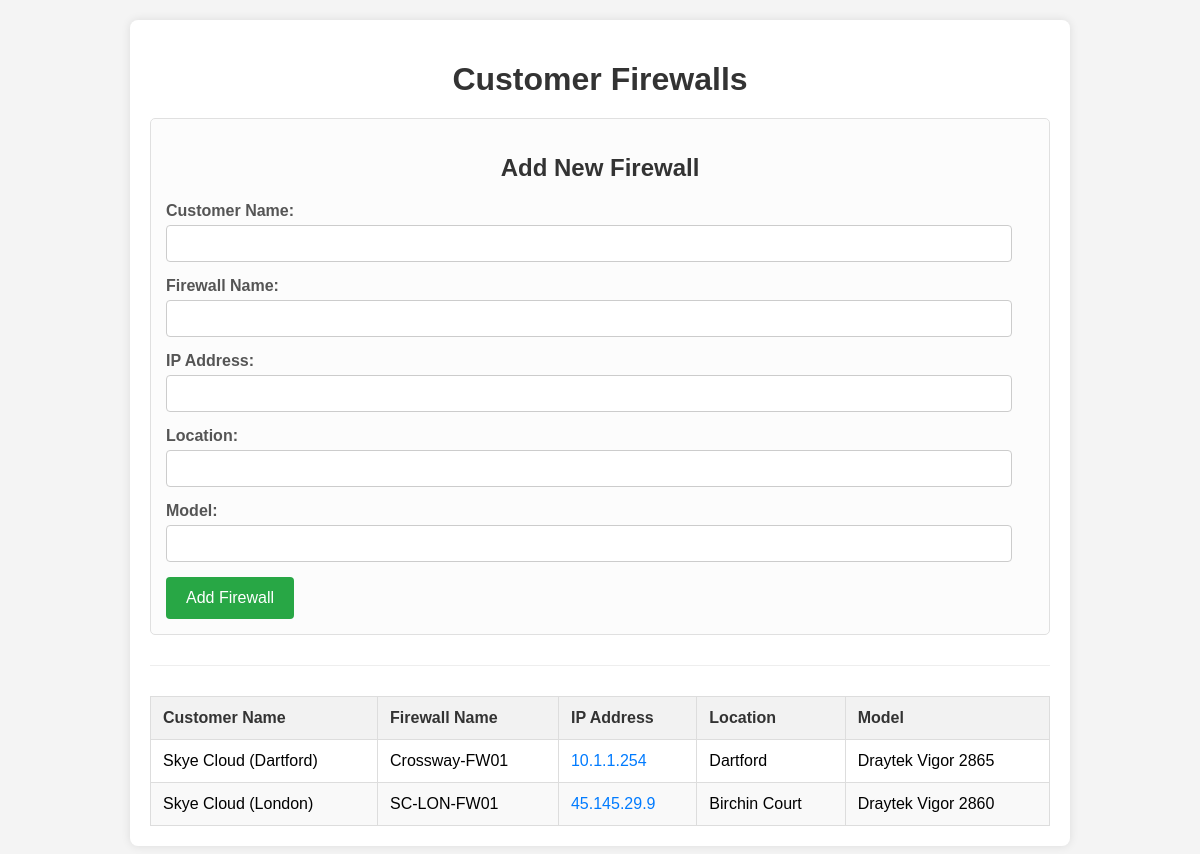
The page /ui/firewall-access.php on the database its author committed.
### tables this page shows
CREATE TABLE `firewall` (
  `id` int(11) NOT NULL,
  `customer_name` varchar(255) NOT NULL,
  `firewall_name` varchar(255) NOT NULL,
  `ip_address` varchar(15) NOT NULL,
  `port` varchar(10) DEFAULT NULL,
  `location` varchar(255) DEFAULT NULL,
  `model` varchar(100) DEFAULT NULL
);

### ui/firewall-access.php (the view, shortened to what this page needs)
<?php
$servername = "localhost";
$username = "root";
$password = "";
$dbname = "firewall_db";
$conn = new mysqli($servername, $username, $password, $dbname);
$sql = "SELECT id, customer_name, firewall_name, ip_address, location, model FROM firewall ORDER BY customer_name, firewall_name";
$result = $conn->query($sql);
$firewalls = [];
if ($result->num_rows > 0) {
    while($row = $result->fetch_assoc()) {
        $firewalls[] = $row;
    }
}
?>
<!DOCTYPE html>
<html lang="en">
<head>
</head>
<body>
    <div class="container">
        <h1>Customer Firewalls</h1>
        <div class="form-section">
            <h2>Add New Firewall</h2>
            <form action="" method="post">
                <div class="form-group">
                    <label for="customer_name">Customer Name:</label>
                    <input type="text" id="customer_name" name="customer_name" required>
                </div>
                <div class="form-group">
                    <label for="firewall_name">Firewall Name:</label>
                    <input type="text" id="firewall_name" name="firewall_name" required>
                </div>
                <div class="form-group">
                    <label for="ip_address">IP Address:</label>
                    <input type="text" id="ip_address" name="ip_address" pattern="^(?:[0-9]{1,3}\.){3}[0-9]{1,3}$" title="Enter a valid IP address (e.g., 192.168.1.1)" required>
                </div>
                <div class="form-group">
                    <label for="location">Location:</label>
                    <input type="text" id="location" name="location">
                </div>
                <div class="form-group">
                    <label for="model">Model:</label>
                    <input type="text" id="model" name="model">
                </div>
                <button type="submit">Add Firewall</button>
            </form>
        </div>
        <hr> <?php if (!empty($firewalls)): ?>
            <table>
                <thead>
                    <tr>
                        <th>Customer Name</th>
                        <th>Firewall Name</th>
                        <th>IP Address</th>
                        <th>Location</th>
                        <th>Model</th>
                    </tr>
                </thead>
                <tbody>
                    <?php foreach ($firewalls as $firewall): ?>
                        <tr>
                            <td><?php echo htmlspecialchars($firewall['customer_name']); ?></td>
                            <td><?php echo htmlspecialchars($firewall['firewall_name']); ?></td>
                            <td><a href="#" class="ip-link" data-ip="<?php echo htmlspecialchars($firewall['ip_address']); ?>"><?php echo htmlspecialchars($firewall['ip_address']); ?></a></td>
                            <td><?php echo htmlspecialchars($firewall['location']); ?></td>
                            <td><?php echo htmlspecialchars($firewall['model']); ?></td>
                        </tr>
                    <?php endforeach; ?>
                </tbody>
            </table>
        <?php else: ?>
            <p>No firewall data found.</p>
        <?php endif; ?>
    </div>
</body>
</html>

### ui/firewall-access.php (style rules this page uses)
body { font-family: Arial, sans-serif; background-color: #f4f4f4; margin: 0; padding: 20px; display: flex; justify-content: center; align-items: flex-start; min-height: 100vh; }
.container { background-color: #fff; padding: 20px; border-radius: 8px; box-shadow: 0 0 10px rgba(0, 0, 0, 0.1); width: 100%; max-width: 900px; overflow-x: auto; }
h1, h2 { text-align: center; color: #333; margin-bottom: 20px; }
hr { border: 0; border-top: 1px solid #eee; margin: 30px 0; }
.form-section { margin-bottom: 30px; padding: 15px; border: 1px solid #e0e0e0; border-radius: 5px; background-color: #fcfcfc; }
.form-group { margin-bottom: 15px; }
.form-group label { display: block; margin-bottom: 5px; font-weight: bold; color: #555; }
.form-group input[type="text"] { width: calc(100% - 22px); padding: 10px; border: 1px solid #ccc; border-radius: 4px; box-sizing: border-box; }
button[type="submit"] { background-color: #28a745; color: white; padding: 12px 20px; border: none; border-radius: 4px; cursor: pointer; font-size: 16px; transition: background-color 0.3s ease; }
table { width: 100%; border-collapse: collapse; margin-top: 20px; }
table, th, td { border: 1px solid #ddd; }
th, td { padding: 12px; text-align: left; }
th { background-color: #f2f2f2; color: #333; }
tr:nth-child(even) { background-color: #f9f9f9; }
.ip-link { color: #007bff; text-decoration: none; cursor: pointer; }

### rows shown on the page
firewall: customer_name "Skye Cloud (Dartford)", firewall_name "Crossway-FW01", ip_address "10.1.1.254", location "Dartford", model "Draytek Vigor 2865"
firewall: customer_name "Skye Cloud (London)", firewall_name "SC-LON-FW01", ip_address "45.145.29.9", location "Birchin Court", model "Draytek Vigor 2860"
